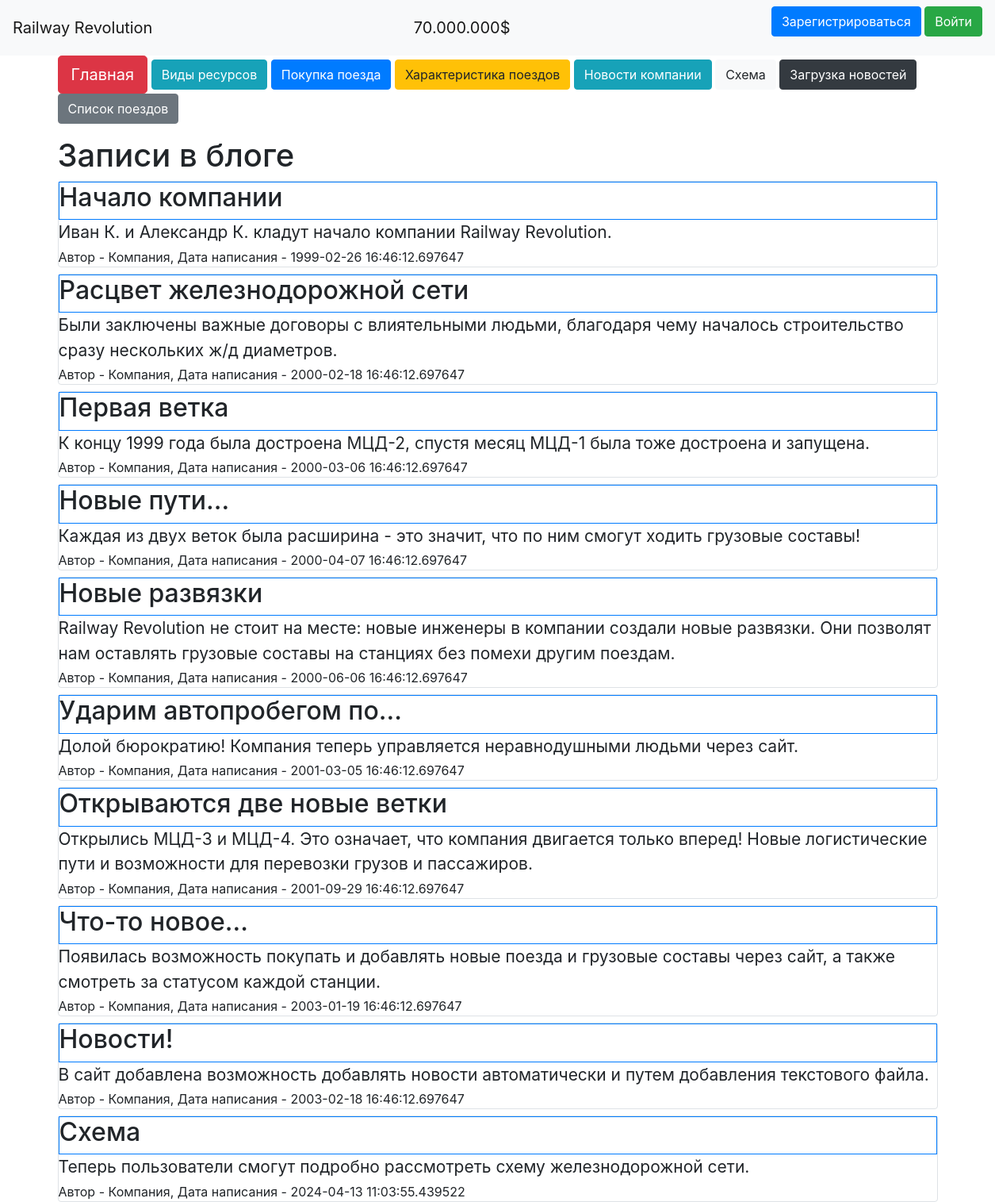
Page /news on the committed database.
### data/news.py (models this page shows)
class News(SqlAlchemyBase, SerializerMixin):
    __tablename__ = 'news'
    id = sqlalchemy.Column(sqlalchemy.Integer,
                           primary_key=True, autoincrement=True)
    title = sqlalchemy.Column(sqlalchemy.String, nullable=True)
    content = sqlalchemy.Column(sqlalchemy.String, nullable=True)
    created_date = sqlalchemy.Column(sqlalchemy.DateTime,
                                     default=datetime.datetime.now)
    is_private = sqlalchemy.Column(sqlalchemy.Boolean, default=True)
    user_id = sqlalchemy.Column(sqlalchemy.Integer,
                                sqlalchemy.ForeignKey("users.id"))
    user = orm.relationship('User')

### data/users.py (models this page shows, shortened)
class User(SqlAlchemyBase, UserMixin, SerializerMixin):
    __tablename__ = 'users'
    id = sqlalchemy.Column(sqlalchemy.Integer,
                           primary_key=True, autoincrement=True)
    name = sqlalchemy.Column(sqlalchemy.String, nullable=True)
    about = sqlalchemy.Column(sqlalchemy.String, nullable=True)
    email = sqlalchemy.Column(sqlalchemy.String,
                              index=True, unique=True, nullable=True)
    hashed_password = sqlalchemy.Column(sqlalchemy.String, nullable=True)
    created_date = sqlalchemy.Column(sqlalchemy.DateTime,
                                     default=datetime.datetime.now)
    news = orm.relationship("News", back_populates='user')

### main.py (the view)
@app.route("/news")
def news():
    db_sess = db_session.create_session()
    if current_user.is_authenticated:
        news = db_sess.query(News).filter((News.user == current_user) | (News.is_private == 0))
    else:
        news = db_sess.query(News).filter(News.is_private != 1)
    return render_template("news.html", **CONST_PARAMS, news=news, title='Новости')

### data/db_session.py (called while the page is built)
def create_session() -> Session:
    global __factory
    return __factory()

### templates/news.html (shortened to what this page needs)
{% extends "base.html" %}
{% block content %}
<h1>Записи в блоге</h1>
{% for item in news%}
<div class="col-md6 border rounded" style="margin-top: 8px;">
    <div class="border border-primary">
        <h2>{{item.title}}</h2>
    </div>
    <div style="font-size: 21px; padding-bottom: 3px;">
        {{item.content}}
    </div>
    <div>
        Автор - {{item.user.name}}, Дата написания - {{item.created_date}}
    </div>
</div>
{% endfor %}
{% endblock %}

### static/css/style.css (style rules this page uses)
h1 { font-size: 40px; }

### rows in the picture
News: title "Начало компании", content "Иван К. и Александр К. кладут начало компании Railway Revolution.", user.name "Компания", created_date "1999-02-26 16:46:12.697647"
News: title "Расцвет железнодорожной сети", content "Были заключены важные договоры с влиятельными людьми, благодаря чему началось строительство сразу нескольких ж/д диаметров.", user.name "Компания", created_date "2000-02-18 16:46:12.697647"
News: title "Первая ветка", content "К концу 1999 года была достроена МЦД-2, спустя месяц МЦД-1 была тоже достроена и запущена.", user.name "Компания", created_date "2000-03-06 16:46:12.697647"
News: title "Новые пути...", content "Каждая из двух веток была расширина - это значит, что по ним смогут ходить грузовые составы!", user.name "Компания", created_date "2000-04-07 16:46:12.697647"
News: title "Новые развязки", content "Railway Revolution не стоит на месте: новые инженеры в компании создали новые развязки. Они позволят нам оставлять грузовые составы на станциях без помехи другим поездам.", user.name "Компания", created_date "2000-06-06 16:46:12.697647"
News: title "Ударим автопробегом по...", content "Долой бюрократию! Компания теперь управляется неравнодушными людьми через сайт.", user.name "Компания", created_date "2001-03-05 16:46:12.697647"
News: title "Открываются две новые ветки", content "Открылись МЦД-3 и МЦД-4. Это означает, что компания двигается только вперед! Новые логистические пути и возможности для перевозки грузов и пассажиров.", user.name "Компания", created_date "2001-09-29 16:46:12.697647"
News: title "Что-то новое...", content "Появилась возможность покупать и добавлять новые поезда и грузовые составы через сайт, а также смотреть за статусом каждой станции.", user.name "Компания", created_date "2003-01-19 16:46:12.697647"
News: title "Новости!", content "В сайт добавлена возможность добавлять новости автоматически и путем добавления текстового файла.", user.name "Компания", created_date "2003-02-18 16:46:12.697647"
News: title "Схема", content "Теперь пользователи смогут подробно рассмотреть схему железнодорожной сети.", user.name "Компания", created_date "2024-04-13 11:03:55.439522"

### other values in the picture
{{ money }} "70.000.000$"
